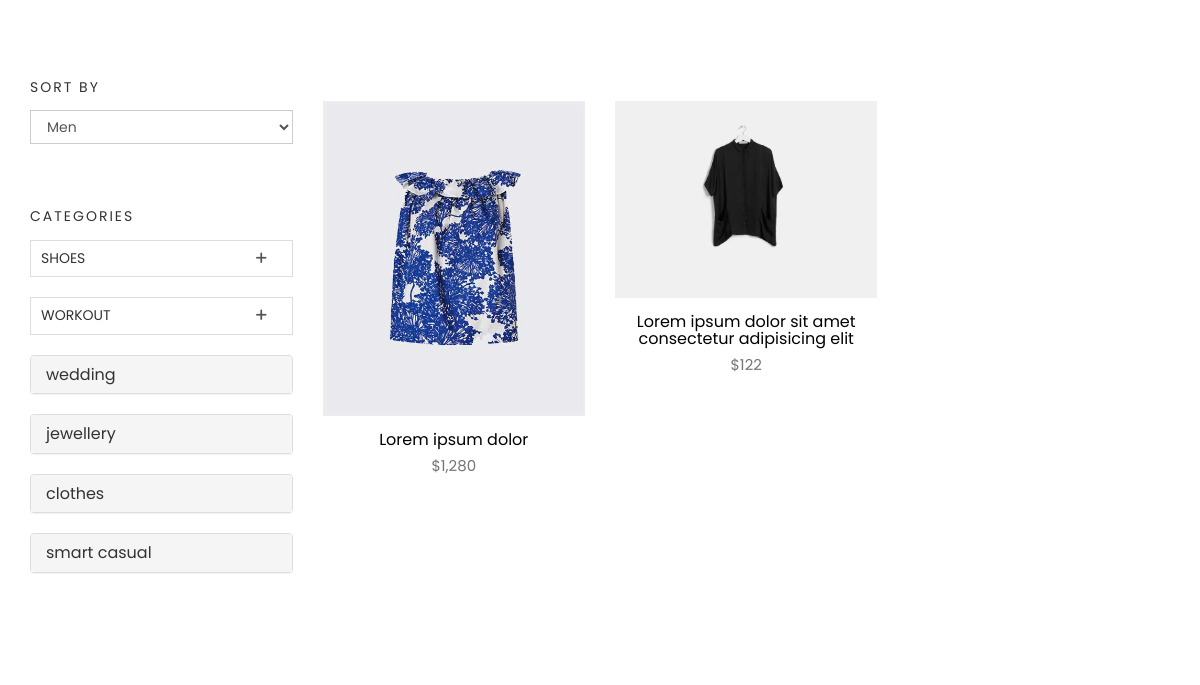
Screenshot of /products/ with the database file from the repository.
### product_module/models.py (models this page shows, shortened)
class ProductCategory(models.Model):
    class ProductCategoryPosition(models.TextChoices):
        right='right','position of this banner is enitre of right'
        top_left='top_left','position of this banner is top of left side'
        bottom_left='bottom_left','position of this banner is bottom of left side'
    parent=models.ForeignKey('ProductCategory',on_delete=models.CASCADE,null=True,blank=True)
    title=models.CharField(max_length=300,db_index=True)
    url_title=models.CharField(max_length=300)
    is_active=models.BooleanField(default=True)
    is_delete=models.BooleanField(default=False)
    is_banner=models.BooleanField(default=False)
    image=models.ImageField(upload_to='images/product-category-banners',blank=True,null=True)
    position=models.CharField(max_length=150,choices=ProductCategoryPosition.choices,blank=True,null=True)
    short_description_banner=models.CharField(max_length=511,null=True,blank=True)
    class Meta:
        verbose_name='category'
        verbose_name_plural='categories'

class Product(models.Model):
    image=models.ImageField(upload_to='images/products',null=True,blank=True)
    title=models.CharField(max_length=300,db_index=True)
    price=models.PositiveIntegerField()
    discount_price=models.PositiveIntegerField(null=True,blank=True)
    is_active=models.BooleanField(default=True)
    is_delete=models.BooleanField(default=False)
    added_date=models.DateTimeField(auto_now_add=True)
    updated_date=models.DateTimeField(auto_now=True)
    slug=models.SlugField(blank=True,null=True,db_index=True)
    content=models.TextField(null=True,blank=True)
    short_description=models.CharField(max_length=320,db_index=True,null=True,blank=True)
    brand=models.ForeignKey(ProductBrand,on_delete=models.SET_NULL,blank=True,null=True)
    category=models.ManyToManyField(ProductCategory)
    rating=models.PositiveIntegerField(default=0,validators=[MaxValueValidator(5),MinValueValidator(0)],blank=True,null=True)
    sorting=models.ForeignKey(ProductSorting,on_delete=models.PROTECT,null=True,blank=True)
    class Meta:
        verbose_name='product'
        verbose_name_plural='products'

### product_module/views.py (the view, shortened to what this page needs)
# urls.py: path('',views.ProductView.as_view(),name='products'),
class ProductView(View):
    template_name='product_module/products.html'
    form_class=ProductSortingForm
    def get(self,request,*args,**kwargs):
        categories=ProductCategory.objects.filter(is_active=True,is_delete=False,parent_id=None)
        products=Product.objects.filter(is_active=True,is_delete=False).order_by('-added_date')
        sorting=request.GET.get('sorting')
        if sorting is not None:
            products.filter(sorting__url_title__iexact=sorting)
            print(products)
        category=kwargs.get('category')
        if category is not None:
            products=products.filter(category__url_title__iexact=category,is_active=True)
        return render(request,self.template_name,{
            'categories':categories,
            'products':products,
            'form':self.form_class()
        })

### product_module/forms.py
class ProductSortingForm(forms.Form):
    product_sortings_list=[]
    for item in ProductSorting.objects.filter(is_active=True,is_delete=False):
        product_sortings_list.append((item.url_title,item))
    sorting=forms.ChoiceField(label='',choices=product_sortings_list,widget=forms.Select(attrs={
        'onchange': 'submit();',
        'class':'form-control text-capitalize',
        }))

### order_module/context_processors.py (called while the page is built)
def basket_products(request):
    user_basket=OrderBasket.objects.prefetch_related('order_detail').filter(is_paid=False,user_id=request.user.id).first()
    if user_basket is not None:
        return {'user_basket':user_basket}
    else:
        return {'user_basket':None}

### polls/templatetags/poll_extras.py (called while the page is built)
@register.filter(name='three_digits')
def three_digits(value:int):
    return '{:,}'.format(value)

### product_module/models.py (called while the page is built)
    def __str__(self):
        return self.url_title

### product_module/templates/product_module/products.html (shortened to what this page needs)
{% extends "base.html" %}
{% load static %}
{% load thumbnail %}
{% load poll_extras %}
{% block content %}
	<section class="products section">
		<div class="container">
			<div class="row">
				<div class="col-md-3">
					<div class="widget">
						<h4 class="widget-title">Sort By</h4>
						<form method="get" action="">
							{{form}}
						</form>
					</div>
					<div class="widget product-category">
						<h4 class="widget-title">Categories</h4>
						{% for category in categories %}
							{% if category.productcategory_set.all %}
								<div class="panel-group commonAccordion" id="accordion" role="tablist" aria-multiselectable="true">
									<div class="panel panel-default">
										<div class="panel-heading" role="tab" id="headingOne">
												<h4 class="panel-title">
													<a role="button" data-toggle="collapse" data-parent="#accordion" href="#{{category.url_title}}" aria-expanded="false" aria-controls="collapseOne" class="collapsed">
														{{category.title}}
													</a>
												</h4>
										</div>
								</div>
							</div>
							{% else %}
							<a href="{% url "products-by-category" category=category.url_title %}">
								<div class="panel-group" id="accordion" role="tablist" aria-multiselectable="true">
									<div class="panel panel-default">
										<div class="panel-heading" role="tab" id="headingOne">
												<h4 class="panel-title">
													{{category.title}}
												</h4>
										</div>
									</div>
								</div>
							</a>
							{% endif %}
						{% endfor %}
					</div>
				</div>
				<div class="col-md-9">
					<div class="row">
						<br>
						{% if products %}
							{% for product in products %}
								{% include "product_module/includes/product_item.html" with product=product col_size=4 %}
							{% endfor %}
						{% else %}
							<h4 class="alert alert-info text-center">there is no product in this field!!<h4>
						{% endif %}
					</div>
				</div>
			</div>
		</div>
	</section>
{% endblock content %}

### product_module/templates/product_module/includes/product_item.html (shortened to what this page needs)
{% load poll_extras %}
{% load thumbnail %}
<div class="col-md-{{col_size}}">
    <div class="product-item">
        <div class="product-thumb">
            {% thumbnail product.image "260x315" crop='center' quality=95 as im%}
                <img class="img-responsive" src="{{im.url}}" alt="product-img" />
            {% endthumbnail %}
        </div>
        <div class="product-content">
            <h4><a href="product-single.html">{{product.title}}</a></h4>
            <p class="price">${{product.price|three_digits}}</p>
        </div>
    </div>
</div>

### static/css/style.css (style rules this page uses)
body { line-height: 1.5; font-family: "Poppins", sans-serif; -webkit-font-smoothing: antialiased; }
p { font-family: "Poppins", sans-serif; color: #757575; font-size: 15px; }
h1, h2, h3, h4, h5, h6 { font-family: "Poppins", sans-serif; }
h1, h2, h3, h4, h5, h6 { font-weight: 400; }
a, a:focus, a:hover { text-decoration: none; outline: 0; color: #000; }
.form-control { box-shadow: none; border-radius: 0; }
.section { padding: 80px 0; }
.commonAccordion .panel, .commonAccordion-2 .panel { border-radius: 0; box-shadow: none; }
.commonAccordion .panel .panel-heading, .commonAccordion-2 .panel .panel-heading { background: transparent; padding: 0; }
.commonAccordion .panel .panel-title, .commonAccordion-2 .panel .panel-title { position: relative; }
.commonAccordion .panel .panel-title a, .commonAccordion-2 .panel .panel-title a { display: block; font-size: 14px; text-transform: uppercase; padding: 10px 10px; }
.commonAccordion .panel .panel-title a:before, .commonAccordion-2 .panel .panel-title a:before { color: #555; content: "\f209"; position: absolute; right: 25px; font-family: "themefisher-font"; }
.commonAccordion .panel .panel-title a.collapsed:before, .commonAccordion-2 .panel .panel-title a.collapsed:before { content: "\f217"; }
.product-item { margin-bottom: 30px; }
.product-item .product-thumb { position: relative; }
.product-item .product-thumb img { width: 100%; height: auto; }
.product-item .product-thumb:before { transition: 0.3s all; opacity: 0; background: rgba(0, 0, 0, 0.6); content: ""; position: absolute; top: 0; right: 0; left: 0; bottom: 0; }
.product-item .product-content { text-align: center; }
.product-item .product-content h4 { font-size: 16px; font-weight: 400; margin-top: 15px; margin-bottom: 6px; }
.product-item .product-content h4 a { color: #000; }
.widget { margin-bottom: 30px; padding-bottom: 35px; }
.widget .widget-title { margin: 0; padding-bottom: 15px; font-size: 14px; font-weight: 400; text-transform: uppercase; letter-spacing: 2px; }

### rows the page displays
ProductCategory: title "SHOES"
ProductCategory: title "WORKOUT"
ProductCategory: title "wedding"
ProductCategory: title "jewellery"
ProductCategory: title "clothes"
ProductCategory: title "smart casual"
Product: shows a picture, title "Lorem ipsum dolor", price|three_digits "1,280"
Product: shows a picture, title "Lorem ipsum dolor sit amet consectetur adipisicing elit", price|three_digits "122"
